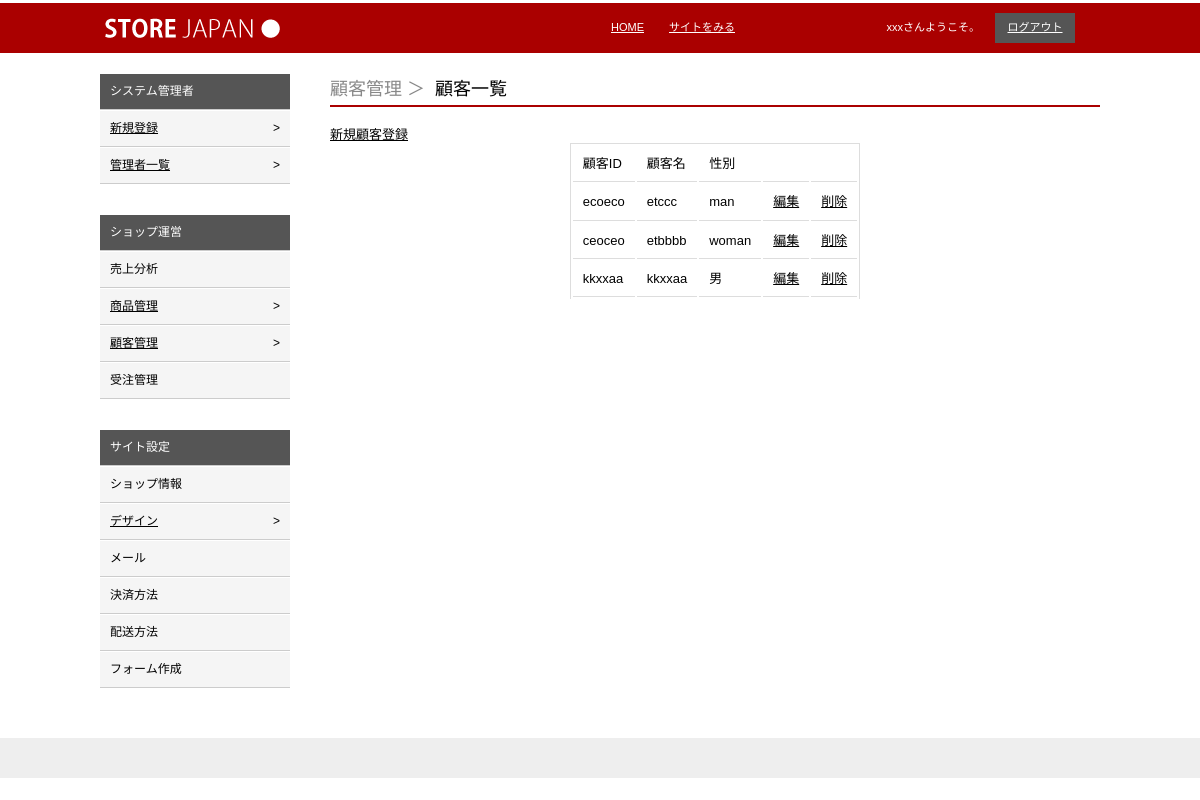
Page /admin/Admin_Customer/adminCustomerList.php (signed in) on the committed database.
### tables this page shows
CREATE TABLE IF NOT EXISTS `customer` (
  `customer_number` int(20) NOT NULL AUTO_INCREMENT,
  `name` varchar(20) NOT NULL,
  `id` varchar(20) NOT NULL,
  `password` varchar(20) NOT NULL,
  `seibetsu` varchar(20) NOT NULL,
  `birthday` date NOT NULL,
  PRIMARY KEY (`customer_number`)
);

### admin/Admin_Customer/adminCustomerList.php (the view, shortened to what this page needs)
<!DOCTYPE html PUBLIC "-//W3C//DTD XHTML 1.0 Transitional//EN" "http://www.w3.org/TR/xhtml1/DTD/xhtml1-transitional.dtd">
<html>
	<head>
    <link rel="stylesheet" type="text/css" href="../css/style.css" />
    <link rel="stylesheet" type="text/css" href="../css/admin.css" />
	</head>
	<body>
	       <div id="header">
	       <?php require_once("../module/header.php");?>
	       </div>
	       <div id="main">
	           <div id="leftColumn">
<?php
require_once("../module/adminLeftMenu1.php");
?>
	           </div>
	           <div id="rightColumn">
				<ul id="mainTitle">
					<li>顧客管理</li>
					<li>顧客一覧</li>
        		</ul>
<?php
	$connection = mysqli_connect("localhost","store","admin");
	mysqli_set_charset($connection,"utf8");
$SQL = "SELECT * from customer";
$result = mysqli_query($connection,$SQL);
?>
<a href="./adminNewCustomer.php">新規顧客登録</a>
<table id="formTable">
 <tr>
 	<td>顧客ID</td>
 	<td>顧客名</td>
 	<td>性別</td>
 	<td></td>
 	<td></td>
 </tr>
<?php
while($resultstring = mysqli_fetch_array($result, MYSQLI_BOTH))
{
?>
<tr>
<td><?php echo $resultstring["id"];?></td>
<td><?php echo $resultstring["name"];?></td>
<td><?php echo $resultstring["seibetsu"];?></td>
<?php
	$editUrl = "./adminNewCustomer.php?id=".$resultstring["id"];
	$deleteUrl = "./adminDeleteCustomer.php?id=".$resultstring["id"];
?>
<td><a href="<?php echo $editUrl;?>">編集</a></td>
<td><a href="<?php echo $deleteUrl;?>">削除</a></td>
</tr>
<?php
}
?>
</table>
	           </div>
	       </div>
        <div id="footer">
        </div>
	</body>
</html>

### admin/css/style.css (style rules this page uses)
html,body,ul,li,p,h1,h2,h3,h4,h5,img { margin:0; padding:0; font-size:12px; line-height: 1.8em; font-family: arial; }
html,body { height:100%; }
ul,li { list-style-type: none; }
a { color:black; }
#headerInner,#footerInner,#gNaviInner,#main { width:1000px; margin:0 auto; font-size:11px; line-height:1.4em; }
#header { background:#888; overflow:hidden; height:50px; border-top:3px solid white; }
#main { overflow:hidden; padding:20px 0; min-height:80%; }
#leftColumn { width:190px; float:left; }
#rightColumn { width:770px; float:right; }
#footer { width:100%; padding:20px 0; background:#eee; }

### admin/css/admin.css (style rules this page uses)
#header { background: #a00; }
#rightColumn ul#mainTitle { overflow: hidden; border-bottom:2px solid #a00; margin-bottom:20px; }
#rightColumn ul#mainTitle li:first-child { color:#888; }
#rightColumn ul#mainTitle li { float:left; padding:0px; margin-right:10px; font-size:18px; }
#rightColumn ul#mainTitle li:after { content:" ＞"; }
#rightColumn ul#mainTitle li:last-child:after { content:""; }
table,tr,td { padding:0; margin:0; border:0; }
table#formTable td { margin:0; padding:10px; border-bottom:1px solid #ddd; font-size:13px; }
table#formTable { border-top:1px solid #ddd; border-left:1px solid #ddd; border-right:1px solid #ddd; }
#formTable { margin:0 auto; }
#rightColumn { font-size:13px; }

### rows in the picture
customer: id "ecoeco", name "etccc", seibetsu "man"
customer: id "ceoceo", name "etbbbb", seibetsu "woman"
customer: id "kkxxaa", name "kkxxaa", seibetsu "男"

### other values in the picture
$_SESSION["LOGIN_ID"] "xxx"
